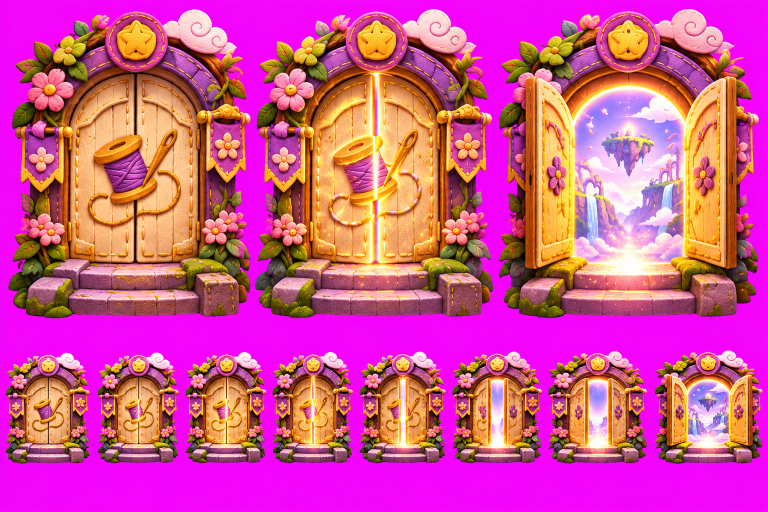
#> input picture herramientas/niveles_nuevos/fuentes/puertas_magicas.png, 1536 x 1024 px (shown at 1/2 size)
$ python preparar_puertas.py
#> lines starting #> are read from the running program, lines starting #| are printed output that depends on the picture; after the words box and inside, x2 and y2 are one past the last pixel; in counts of white or black regions, pixels touching at a corner belong together
### herramientas/niveles_nuevos/cortar.py
"""Corta una pieza de una hoja de Yesli con fondo magenta (por distancia al magenta, como el kit de interfaz).
Se queda con la pieza más grande dentro de la caja (quita restos vecinos)."""
import os, numpy as np, cv2
from PIL import Image
D = os.path.dirname(os.path.abspath(__file__)); _cache = {}
def hoja(n):
#> called with n = 'puertas_magicas.png'
    if n not in _cache:
        a = np.array(Image.open(os.path.join(D, 'fuentes', n)).convert('RGB')).astype(np.float32); M = np.array([255, 0, 255], np.float32)
        al = np.clip((np.sqrt(((a - M) ** 2).sum(-1)) - 60) / 70, 0, 1)
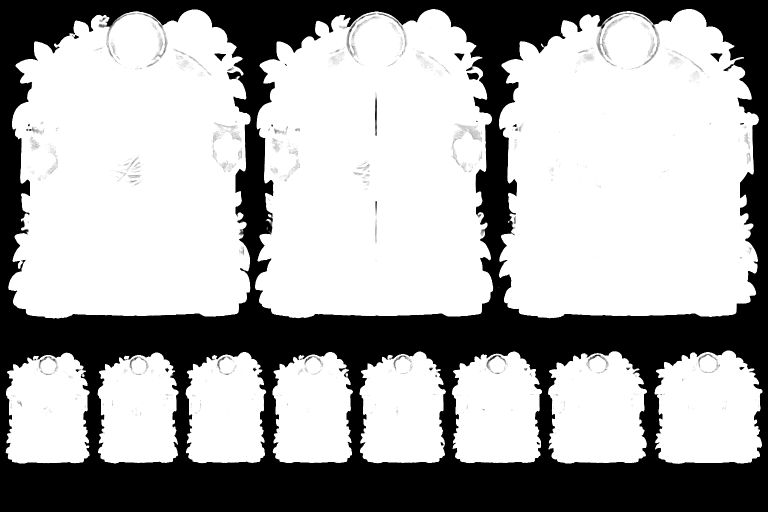
#> al: shape (1024, 1536) float32 (shown at 1/2 size); min 0, max 1, mean 0.666
        col = np.clip((a - (1 - al[..., None]) * M) / np.maximum(al[..., None], 0.05), 0, 255); _cache[n] = (col, al)
#> after `col = np.clip((a - (1 - al[..., None]) * M) / np.maximum(al[..., None]`:
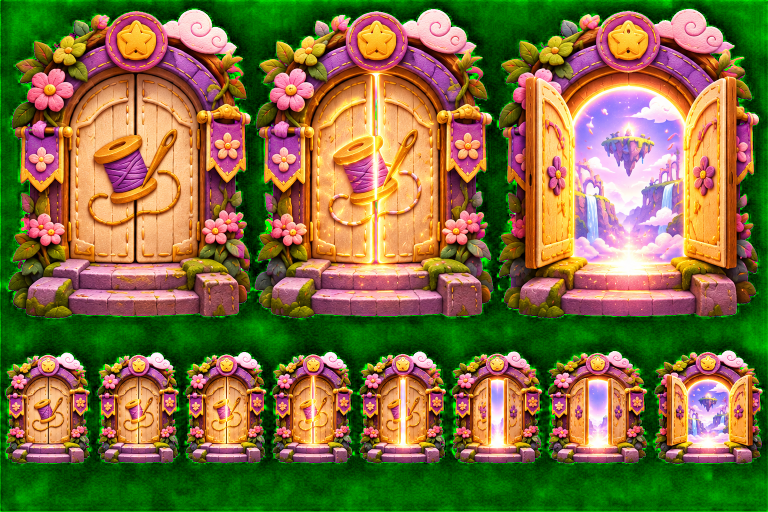
#> col: shape (1024, 1536, 3) float32 (shown at 1/2 size); mean R, G, B 127.3, 111.4, 63.6
    return _cache[n]
def pieza(n, box, ancho=None, alto=None, todo=False):
    col, al = hoja(n); x0, y0, x1, y1 = box; a = al[y0:y1, x0:x1].copy(); c = col[y0:y1, x0:x1]
    if not todo:
        k_, lab, st, _ = cv2.connectedComponentsWithStats(cv2.dilate((a > 0.35).astype(np.uint8), np.ones((5, 5), np.uint8)))
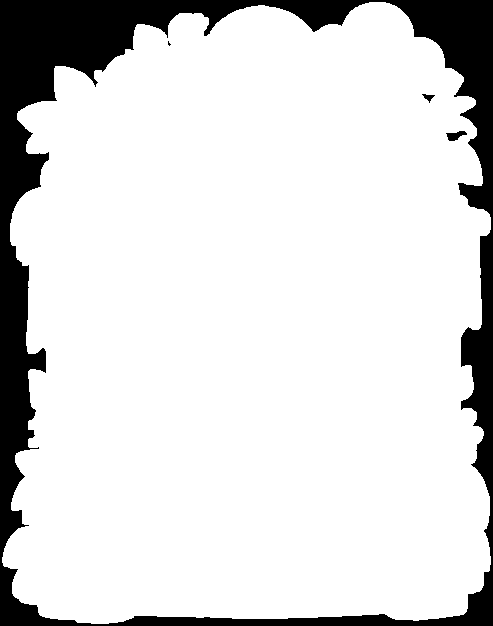
#> lab: shape (626, 493) int32; values 0 (black) and 1 (white), 85.5% white; 4 black regions (1 under 20 px), largest, box (x1, y1, x2, y2) and area: (0, 0, 493, 626) 44581, (446, 131, 467, 141) 121, (422, 94, 435, 103) 51
#> k_ = 2; st = [[0, 0, 493, 626, 44761], [2, 2, 489, 622, 263857]]
        if k_ > 1: k = 1 + int(np.argmax(st[1:, 4])); a = np.where(lab == k, a, 0)
#> after `k = 1 + int(np.argmax(st[1:, 4]))`: k = 1
    im = Image.fromarray(np.dstack([c, a * 255]).astype(np.uint8), 'RGBA'); im = im.crop(im.getbbox())
    if ancho: im = im.resize((ancho, round(im.height * ancho / im.width)), Image.LANCZOS)
    if alto: im = im.resize((round(im.width * alto / im.height), alto), Image.LANCZOS)
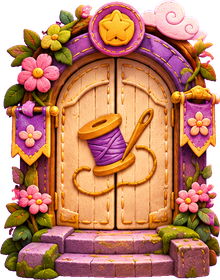
#> im: PIL image 220x280 RGBA; mean R, G, B, A 161.2, 99, 74.6, 217.2; transparent parts drawn white
    return im
def guardar(im, carpeta, nombre):
    p = os.path.join(D, '..', '..', 'assets', carpeta); os.makedirs(p, exist_ok=True); im.save(os.path.join(p, nombre + '.png')); return im.size

### herramientas/niveles_nuevos/preparar_puertas.py
"""PUERTA MÁGICA de Yesli (puertas_magicas.png) para todos los niveles: cerrada, brillando (lista para abrir), abierta y los
8 cuadros de la animación de apertura. Todas a la misma altura (280 px) para que encajen al pie de la puerta. Sin redibujar.
Uso: python3 -I herramientas/niveles_nuevos/preparar_puertas.py"""
import os, sys; sys.path.insert(0, os.path.dirname(os.path.abspath(__file__)))
from cortar import pieza, guardar
H = 'puertas_magicas.png'; ALTO = 280
G = [('cerrada', (12, 15, 505, 641)), ('brilla', (506, 14, 990, 640)), ('abierta', (994, 14, 1522, 641))]
P = [(7, 183), (191, 361), (367, 537), (541, 710), (715, 896), (900, 1088), (1092, 1298), (1305, 1529)]
for n, b in G: print(n, guardar(pieza(H, b, alto=ALTO), 'puertas', n))
for i, (x0, x1) in enumerate(P, 1): print('abre', i, guardar(pieza(H, (x0, 695, x1, 934), alto=ALTO), 'puertas', f'abre{i}'))
#> call 4 of pieza, with n = 'puertas_magicas.png', box = (7, 695, 183, 934), alto = 280, todo = False
#> in pieza (call 4), `c = col[y0:y1, x0:x1]`:
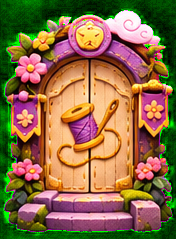
#> c: shape (239, 176, 3) float32; mean R, G, B 137.9, 107.7, 69.1
#> in pieza (call 4), `k_, lab, st, _ = cv2.connectedComponentsWithStats(cv2.dilate((a > 0.35..`:
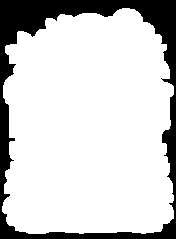
#> lab: shape (239, 176) int32; values 0 (black) and 1 (white), 81% white; 1 black region, box (x1, y1, x2, y2) and area: (0, 0, 176, 239) 8003
#> in pieza (call 4), `k_, lab, st, _ = cv2.connectedComponentsWithStats(cv2.dilate((a > 0.35..`: st = [[0, 0, 176, 239, 8003], [2, 8, 172, 226, 34061]]
#> in pieza (call 4), `if alto: im = im.resize((round(im.width * alto / im.height), alto), Im..`:
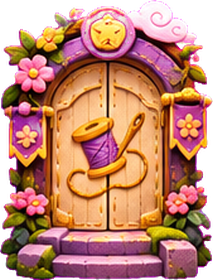
#> im: PIL image 213x280 RGBA; mean R, G, B, A 159.8, 100.7, 81.8, 214.9; transparent parts drawn white
